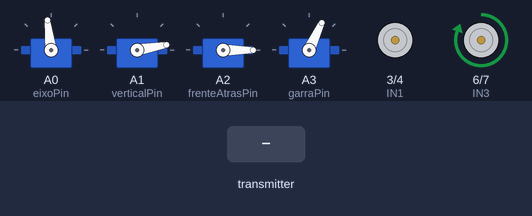
The program below on a simulated Arduino Nano, built with avr-gcc and run on an emulated ATmega328P. Parts: 4 × servo, motor-driver pin pairs drawn as motors (green arrow = first pin HIGH = forward, orange = second pin HIGH = backward, longer = more drive, scaled by the enable pin). The inputs (shaded band) are chosen by the test bench. No radio packets arrive unless stated.

Above: at 2.8 s.
2.9 s: the transmitter starts sending joystick.0 = 256
At 4.27 s:
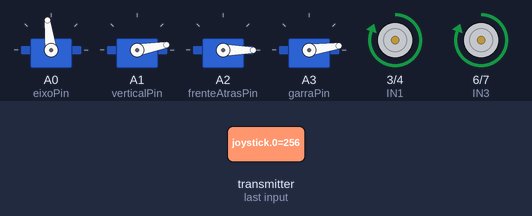
6.4 s: the transmitter starts sending joystick.1 = 256
At 8.27 s:
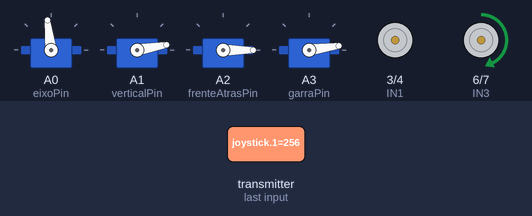
10.2 s: the transmitter starts sending joystick.1 = 0
At 12.6 s:
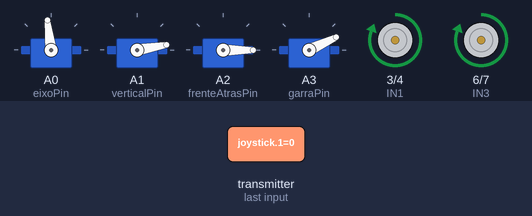
14.2 s: the transmitter starts sending joystick.0 = 0
At 16.27 s:
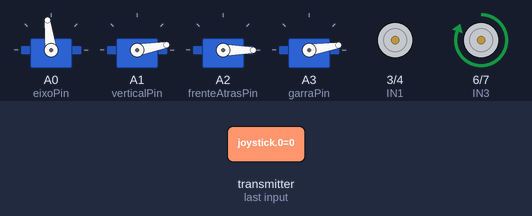
18.2 s: the transmitter starts sending joystick.0 = 512
At 20.27 s:
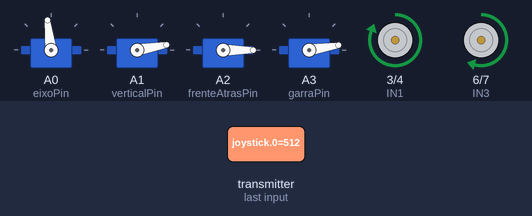
22.2 s: the transmitter starts sending joystick.1 = 512
At 24.27 s:
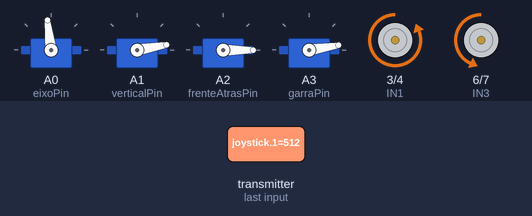
Timing chart, 0 to 27.2 s (numbered marks = the images above; inputs shaded):
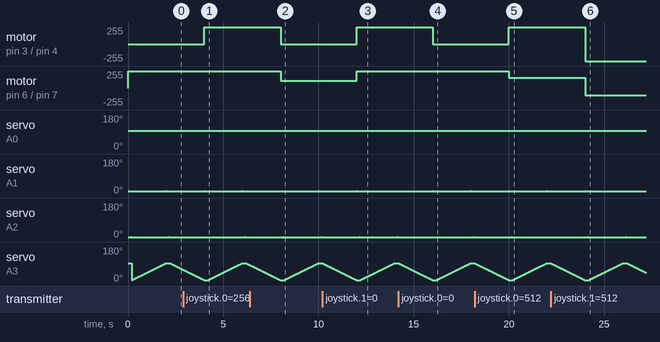

Measured:
- after the input at 2.9 s, motor on pin 3 (IN1) / pin 4 (IN2): stopped → forward 255/255 after 1.1 s
- after the input at 6.4 s, motor on pin 3 (IN1) / pin 4 (IN2): forward 255/255 → stopped after 1.6 s; motor on pin 6 (IN3) / pin 7 (IN4): forward 255/255 → forward 110/255 after 1.6 s
- after the input at 10.2 s, motor on pin 3 (IN1) / pin 4 (IN2): stopped → forward 255/255 after 1.8 s; motor on pin 6 (IN3) / pin 7 (IN4): forward 110/255 → forward 255/255 after 1.8 s
- after the input at 14.2 s, motor on pin 3 (IN1) / pin 4 (IN2): forward 255/255 → stopped after 1.8 s
- after the input at 18.2 s, motor on pin 3 (IN1) / pin 4 (IN2): stopped → forward 255/255 after 1.8 s; motor on pin 6 (IN3) / pin 7 (IN4): forward 255/255 → forward 153/255 after 1.8 s
- after the input at 22.2 s, motor on pin 3 (IN1) / pin 4 (IN2): forward 255/255 → backward 255/255 after 1.8 s; motor on pin 6 (IN3) / pin 7 (IN4): forward 153/255 → backward 112/255 after 1.8 s
- by itself, servo on A0 (eixoPin): alternates 97° for 1.9 s and 96° for 0.05 s
- by itself, servo on A1 (verticalPin): alternates 11° for 0.02 s and 10° for 2.0 s

The program:

main.cpp
```cpp
#include <Arduino.h>
#include <CarControl.h>
#include <Braco.h>

int debug = false;

void setup()
{
  if (debug)
  {
    Serial.begin(9600);
    Serial.println("Tank Starting");
  }

  setupCarControl();
  setupBraco();
}

void loop()
{
  carControlDebug = debug;
  loopCarControl();
  loopBraco();
}
```

Braco.h
```cpp
#include <Arduino.h>
#include <Servo.h>

int suavidade = 20;

Servo eixo;

int eixoPin = A0;
int eixoEsquerda = 10;
int eixoCentro = 97;
int eixoDireita = 180;
int eixoPosition = eixoCentro;

Servo vertical;

int verticalPin = A1;
int verticalMinimo = 10;
int verticalMaximo = 60;
int verticalPosition = verticalMinimo;

Servo frenteAtras;

int frenteAtrasPin = A2;
int frenteAtrasMinimo = 0;
int frenteAtrasMaximo = 100;
int frenteAtrasPosition = frenteAtrasMinimo;

Servo garra;

int garraPin = A3;
int garraFechada = 95;
int garraAberta = 5;
boolean garraEstado = false;

void attachServos()
{
  eixo.attach(eixoPin);
  vertical.attach(verticalPin);
  frenteAtras.attach(frenteAtrasPin);
  garra.attach(garraPin);
}

void testeEixo()
{
  eixo.write(eixoEsquerda);
  delay(1000);
  eixo.write(eixoCentro);
  delay(1000);
  eixo.write(eixoDireita);
  delay(1000);
  eixo.write(eixoCentro);
  delay(1000);
}

void testeVertical()
{
  for (int i = verticalMinimo; i < verticalMaximo; i++)
  {
    vertical.write(i);
    delay(suavidade);
  }

  for (int i = verticalMaximo; i >= verticalMinimo; i--)
  {
    vertical.write(i);
    delay(suavidade);
  }
}

void testeFrenteTras()
{
  for (int i = frenteAtrasMinimo; i < frenteAtrasMaximo; i = i + 2)
  {
    frenteAtras.write(i);
    delay(suavidade * 2);
  }

  for (int i = frenteAtrasMaximo; i >= frenteAtrasMinimo; i = i - 2)
  {
    frenteAtras.write(i);
    delay(suavidade * 2);
  }
}

void testeGarra()
{
  for (int i = garraFechada; i >= garraAberta; i--)
  {
    garra.write(i);
    delay(suavidade);
  }

  for (int i = garraAberta; i < garraFechada; i++)
  {
    garra.write(i);
    delay(suavidade);
  }
}

void thau()
{
  vertical.write(verticalMinimo);
  for (int i = verticalMinimo; i < verticalMaximo; i++)
  {
    vertical.write(i);
    delay(suavidade);
  }

  eixo.write(eixoEsquerda + 50);
  delay(300);
  eixo.write(eixoDireita - 50);
  delay(300);
  eixo.write(eixoEsquerda + 50);
  delay(300);
  eixo.write(eixoDireita - 50);
  delay(300);
  eixo.write(eixoCentro);
  delay(1000);

  vertical.write(verticalMinimo);
}

void testes()
{
  testeEixo();
  testeVertical();
  testeFrenteTras();
  testeGarra();
}

void posicaoInicial()
{
  eixo.write(eixoCentro);
  vertical.write(verticalMinimo);
  frenteAtras.write(frenteAtrasMinimo);
  garra.write(garraFechada);
}

void up()
{
  if (verticalPosition < verticalMaximo)
  {
    verticalPosition++;
    vertical.write(verticalPosition);
    delay(suavidade);
  }
}

void down()
{
  if (verticalPosition > verticalMinimo)
  {
    verticalPosition--;
    vertical.write(verticalPosition);
    delay(suavidade);
  }
}

void left()
{
  if (eixoPosition > eixoEsquerda)
  {
    eixoPosition--;
    eixo.write(eixoPosition);
    delay(suavidade + 30);
  }
}

void right()
{
  if (eixoPosition < eixoDireita)
  {
    eixoPosition++;
    eixo.write(eixoPosition);
    delay(suavidade + 30);
  }
}

void forward()
{
  if (frenteAtrasPosition < frenteAtrasMaximo)
  {
    frenteAtrasPosition++;
    frenteAtras.write(frenteAtrasPosition);
    delay(suavidade);
  }
}

void backward()
{
  if (frenteAtrasPosition > frenteAtrasMinimo)
  {
    frenteAtrasPosition--;
    frenteAtras.write(frenteAtrasPosition);
    delay(suavidade);
  }
}

void open()
{
  for (int i = garraFechada; i >= garraAberta; i--)
  {
    garra.write(i);
    delay(suavidade);
  }
}

void close()
{
  for (int i = garraAberta; i < garraFechada; i++)
  {
    garra.write(i);
    delay(suavidade);
  }
}

void setupBraco()
{
  attachServos();
  posicaoInicial();
}

int lastSwitchState = LOW;

void loopBraco()
{
  if (!BUTTON_A)
  {
    up();
  }

  if (!BUTTON_C)
  {
    down();
  }

  if (!BUTTON_D)
  {
    left();
  }

  if (!BUTTON_B)
  {
    right();
  }

  if (!BUTTON_F)
  {
    forward();
  }

  if (!BUTTON_E)
  {
    backward();
  }

  if (!BUTTON_G)
  {
    if (garraEstado == false)
    {
      garraEstado = true;
      close();
    }
    else
    {
      garraEstado = false;
      open();
    }
  }
}
```

CarControl.h
```cpp
#include <Arduino.h>
#include <Receiver.h>

// MOTOR LEFT PINS
const int ENA = 2;
const int IN1 = 3;
const int IN2 = 4;
// MOTOR RIGHT PINS
const int ENB = 5;
const int IN3 = 6;
const int IN4 = 7;

const int MINIMUM_MOTOR_SPEED = 65;
const int minThrottle = -50;
const int maxThrottle = 50;
const int leftSteering = -50;
const int rightSteering = 50;

bool carControlDebug = false;

// Configures the motor controller to stop the motors.
void motorBrake()
{
  digitalWrite(ENA, LOW);
  digitalWrite(ENB, LOW);
  digitalWrite(IN1, LOW);
  digitalWrite(IN2, LOW);
  digitalWrite(IN3, LOW);
  digitalWrite(IN4, LOW);
  digitalWrite(ENA, HIGH);
  digitalWrite(ENB, HIGH);
  // Do not write the motor speeds on this function. It simply configures the motor controller.
}

// Configures the motor controller to have the robot move forward.
void motorSetForward()
{
  digitalWrite(IN1, LOW);
  digitalWrite(IN2, HIGH);
  digitalWrite(IN3, LOW);
  digitalWrite(IN4, HIGH);
  // Do not write the motor speeds on this function. It simply configures the motor controller.
}

// Configures the motor controller to have the robot move backwards.
void motorSetBackward()
{
  digitalWrite(IN1, HIGH);
  digitalWrite(IN2, LOW);
  digitalWrite(IN3, HIGH);
  digitalWrite(IN4, LOW);
  // Do not write the motor speeds on this function. It simply configures the motor controller.
}

void setPins()
{
  // Set pins as input or output
  pinMode(ENA, OUTPUT);
  pinMode(IN1, OUTPUT);
  pinMode(IN2, OUTPUT);
  pinMode(ENB, OUTPUT);
  pinMode(IN3, OUTPUT);
  pinMode(IN4, OUTPUT);
}

void controlDrive()
{
  // THROTTLE AND STEERING CONTROL
  // throttle values after subtracting 49:
  //     50 = max forward throttle
  //     0 = no throttole
  //     -50 = max reverse throttle
  // steering values after subtracting 49:
  //     50 = max right
  //     0 = straight
  //     -50 = max left

  int throttle = map(yAxis, minAxis, maxAxis, minThrottle, maxThrottle);
  int steering = map(xAxis, minAxis, maxAxis, leftSteering, rightSteering);

  throttle = (throttle >= -2 && throttle <= 2) ? 0 : throttle;
  steering = (steering >= -2 && steering <= 2) ? 0 : steering;

  if (carControlDebug)
  {
    Serial.print("throttle: ");
    Serial.print(throttle);
    Serial.print("\tsteering: ");
    Serial.println(steering);
  }

  if (throttle == 0)
  {
    // If throttle is zero, don't move.
    motorBrake();
    return;
  }

  // Determine forwards or backwards.
  if (throttle > 0)
  {
    // Forward
    motorSetForward();
  }
  else
  {
    // Backward
    motorSetBackward();
  }

  // Map throttle to PWM range.
  int mappedSpeed = map(abs(throttle), 0, 50, MINIMUM_MOTOR_SPEED, 255);
  // Map steering to PWM range.
  int reducedSpeed = map(abs(steering), 0, 50, mappedSpeed, MINIMUM_MOTOR_SPEED);

  int leftMotorSpeed, rightMotorSpeed;
  if (steering > 0)
  {
    // Turn Right: reduce right motor speed
    leftMotorSpeed = mappedSpeed;
    rightMotorSpeed = reducedSpeed;
  }
  else
  {
    // Turn Left: reduce left motor speed
    leftMotorSpeed = reducedSpeed;
    rightMotorSpeed = mappedSpeed;
  }

  // Set motor speeds
  analogWrite(ENA, leftMotorSpeed);
  analogWrite(ENB, rightMotorSpeed);

  if (carControlDebug)
  {
    Serial.print("mappedSpeed: ");
    Serial.print(mappedSpeed);
    Serial.print("\treducedSpeed: ");
    Serial.print(reducedSpeed);
    Serial.print("\tleftMotorSpeed: ");
    Serial.print(leftMotorSpeed);
    Serial.print("\trightMotorSpeed: ");
    Serial.println(rightMotorSpeed);
  }
}

void setupCarControl()
{
  receiverDebug = carControlDebug;
  setPins();
  setupReceiver();
}

void loopCarControl()
{
  loopReceiver();
  controlDrive();
}
```

Receiver.h
```cpp
#include <Arduino.h>
#include <SPI.h>
#include <nRF24L01.h>
#include <RF24.h>

#define CE_PIN 10
#define CSN_PIN 9

const uint64_t pipe = 0xE8E8F0F0E1LL;
const int maxAxis = 660;
const int minAxis = 0;

bool receiverDebug = false;

RF24 radio(CE_PIN, CSN_PIN);
int joystick[9];

int xAxis, yAxis;
int BUTTON_A;
int BUTTON_B;
int BUTTON_C;
int BUTTON_D;
int BUTTON_E;
int BUTTON_F;
int BUTTON_G;

void setupReceiver()
{
  radio.begin();
  radio.openReadingPipe(1, pipe);
  radio.startListening();
}

void loopReceiver()
{
  if (radio.available())
  {
    radio.read(joystick, sizeof(joystick));
    xAxis = (joystick[0] > maxAxis) ? maxAxis : joystick[0];
    yAxis = (joystick[1] > maxAxis) ? maxAxis : joystick[1];

    BUTTON_A = joystick[2];
    BUTTON_B = joystick[3];
    BUTTON_C = joystick[4];
    BUTTON_D = joystick[5];
    BUTTON_E = joystick[6];
    BUTTON_F = joystick[7];
    BUTTON_G = joystick[8];

    if (receiverDebug)
    {
      Serial.print("X = ");
      Serial.print(xAxis);
      Serial.print(" Y = ");
      Serial.print(yAxis);
      Serial.print(" Up = ");
      Serial.print(BUTTON_A);
      Serial.print(" Right = ");
      Serial.print(BUTTON_B);
      Serial.print(" Down = ");
      Serial.print(BUTTON_C);
      Serial.print(" Left = ");
      Serial.print(BUTTON_D);
      Serial.print(" E = ");
      Serial.print(BUTTON_E);
      Serial.print(" F = ");
      Serial.print(BUTTON_F);
      Serial.print(" G = ");
      Serial.println(BUTTON_G);
    }
  }
}
```
